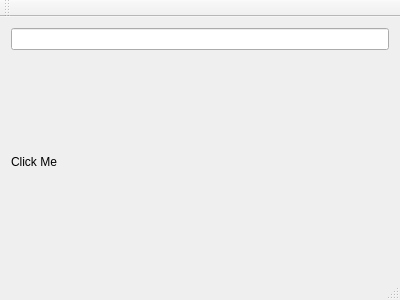
<?xml version="1.0" encoding="UTF-8"?>
<ui version="4.0">
 <class>MainWindow</class>
 <widget class="QMainWindow" name="MainWindow">
  <property name="geometry">
   <rect>
    <x>0</x>
    <y>0</y>
    <width>400</width>
    <height>300</height>
   </rect>
  </property>
  <property name="windowTitle">
   <string>MainWindow</string>
  </property>
  <widget class="QWidget" name="centralWidget">
   <layout class="QVBoxLayout" name="verticalLayout">
    <item>
     <widget class="QLineEdit" name="lineEdit"/>
    </item>
    <item>
     <widget class="QLabel" name="label">
      <property name="text">
       <string>Click Me</string>
      </property>
     </widget>
    </item>
   </layout>
  </widget>
  <widget class="QMenuBar" name="menuBar">
   <property name="geometry">
    <rect>
     <x>0</x>
     <y>0</y>
     <width>400</width>
     <height>22</height>
    </rect>
   </property>
  </widget>
  <widget class="QToolBar" name="mainToolBar">
   <attribute name="toolBarArea">
    <enum>TopToolBarArea</enum>
   </attribute>
   <attribute name="toolBarBreak">
    <bool>false</bool>
   </attribute>
  </widget>
  <widget class="QStatusBar" name="statusBar"/>
 </widget>
 <layoutdefault spacing="6" margin="11"/>
 <resources/>
 <connections/>
</ui>
